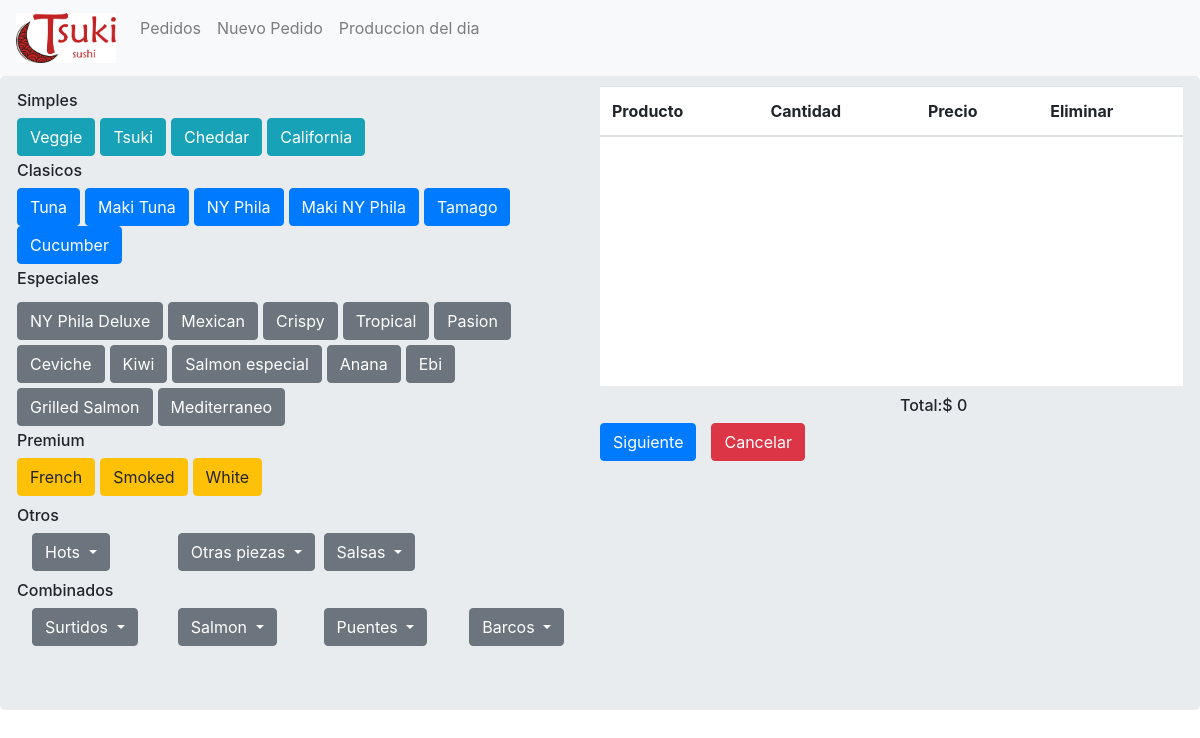
The page /tsuki_app/nuevopedido/ on the database its author committed.
### tsuki_app/models.py (models this page shows, shortened)
class Listaprecios(models.Model):
    id                     = models.SlugField(primary_key = True, max_length =256)
    nombre_producto        = models.CharField(max_length=256,null=True)
    precio_producto        = models.IntegerField(null=True)
    categoria_producto     = models.CharField(max_length=20,null=True)

### tsuki_app/views.py (the view)
# urls.py: path('nuevopedido/',views.empezarpedido,name='empezarpedido'),
def empezarpedido(request):
    productos= Listaprecios.objects.all()
    return render(request,'tsuki_app/nuevo_pedido.html',{'lista':productos,'carro':carrito})

### templates/tsuki_app/nuevo_pedido.html (shortened to what this page needs)
{% extends "tsuki_app/base.html" %}
{% load my_extras %}
{% block body_block %}
    <div class="jumbotron">
      <div class="row">
        <div class="col-6">
              <div class="row">
                  <h6 class='textosrolls'>Simples</h6>
                </div>
                <div class="row">
                  {% for prod in lista %}
                  {% if prod.categoria_producto == "Simples"%}
                          <a class="btn btn-info" href="{% url 'tsuki_app:incorporando' producto=prod.id %}" style="margin-right:5px;">{{prod.nombre_producto}}</a>
                  {% endif %}
                  {% endfor %}
                </div>
              <div class="row">
                  <h6 class='textosrolls'>Clasicos</h6>
                </div>
                <div class="row">
                {% for prod in lista %}
                {% if prod.categoria_producto == "Clasicos"%}
                        <a class="btn btn-primary" href="{% url 'tsuki_app:incorporando' producto=prod.id %}" style="margin-right:5px;">{{prod.nombre_producto}}</a>
                {% endif %}
                {% endfor %}
                </div>
              <div class="row">
                  <h6 class='textosrolls'>Especiales</h6>
                </div>
                <div class="row">
                  {% for prod in lista %}
                  {% if prod.categoria_producto == "Especiales"%}
                          <a class="btn btn-secondary" href="{% url 'tsuki_app:incorporando' producto=prod.id %}" style="margin-right:5px;margin-top:5px;">{{prod.nombre_producto}}</a>
                  {% endif %}
                  {% endfor %}
                </div>
              <div class="row">
                    <h6 class='textosrolls'>Premium</h6>
                    </div>
                      <div class="row">
                        {% for prod in lista %}
                        {% if prod.categoria_producto == "Premium"%}
                                <a class="btn btn-warning" href="{% url 'tsuki_app:incorporando' producto=prod.id %}" style="margin-right:5px;">{{prod.nombre_producto}}</a>
                        {% endif %}
                        {% endfor %}
                      </div>
              <div class="row">
                          <h6 id='combinados'>Otros</h6>
                          </div>
                          <div class="row">
                          <div class="col-3">
                                      <button class="btn btn-secondary dropdown-toggle" type="button" id="dropdownMenu2" data-toggle="dropdown" aria-haspopup="true" aria-expanded="false">
                                        Hots
                                      </button><br>
                                    </div>
                          <div class="col-3">
                                                  <button class="btn btn-secondary dropdown-toggle" type="button" id="dropdownMenu2" data-toggle="dropdown" aria-haspopup="true" aria-expanded="false">
                                                    Otras piezas
                                                  </button><br>
                                    </div>
                          <div class="col-3">
                                                            <button class="btn btn-secondary dropdown-toggle" type="button" id="dropdownMenu2" data-toggle="dropdown" aria-haspopup="true" aria-expanded="false">
                                                            Salsas
                                                            </button><br>
                                              </div>
                         </div>
              <div class="row">
                <h6 id='combinados'>Combinados</h6>
                </div>
                <div class="row">
                <div class="col-3">
                  <button class="btn btn-secondary dropdown-toggle" type="button" id="dropdownMenu2" data-toggle="dropdown" aria-haspopup="true" aria-expanded="false">
                    Surtidos
                  </button><br>
                </div>
                <div class="col-3">
                              <button class="btn btn-secondary dropdown-toggle" type="button" id="dropdownMenu2" data-toggle="dropdown" aria-haspopup="true" aria-expanded="false">
                                Salmon
                              </button><br>
                </div>
                <div class="col-3">
                  <button class="btn btn-secondary dropdown-toggle" type="button" id="dropdownMenu2" data-toggle="dropdown" aria-haspopup="true" aria-expanded="false">
                    Puentes
                  </button><br>
                </div>
                <div class="col-3">
                  <button class="btn btn-secondary dropdown-toggle" type="button" id="dropdownMenu2" data-toggle="dropdown" aria-haspopup="true" aria-expanded="false">
                    Barcos
                  </button><br>
                </div>
               </div>
        </div>
        <div class="col-6">
          <div id="carro" class="row">
           <table id="tabla-carro" class="table">
          <thead>
            <tr>
              <th scope="col">Producto</th>
              <th scope="col">Cantidad</th>
              <th scope="col">Precio</th>
              <th scope="col">Eliminar</th>
            </tr>
          </thead>
          <tbody>
          </tbody>
        </table>
               </div>
                <div class="row">
            <h6 id="totalcarrito">Total:</h6>
            <h6 id="total"></h6>
          </div>
                <div class="row">
              <a id= "Siguiente"  class = 'btn btn-primary' href= "{% url 'tsuki_app:confirmarpedido' %}"> Siguiente </a>
              <a class = 'btn btn-danger' href="{% url 'tsuki_app:pedidos' %}"> Cancelar </a>
          </div>
                 </div>
      </div>
{% endblock %}

### templates/tsuki_app/base.html (shortened to what this page needs)
<!DOCTYPE html>
{% load static %}
{% load staticfiles %}
<html lang="en" dir="ltr">
  <head>
  <link href="https://stackpath.bootstrapcdn.com/bootstrap/4.3.1/css/bootstrap.min.css" rel="stylesheet">
  <link rel="stylesheet" type = "text/css" href="{% static "/css/FuentesyEstilos.css" %}">
  </head>
  <body>
    <nav class="navbar navbar-expand-lg navbar-light bg-light">
        <div class="navbar-nav">
          <a class="navbar-brand" > <img src="{% static "images/tsuki.png" %}" width="100" height="50" alt="Uh Oh, didn't show!"> </a>
          <a class="nav-item nav-link" href="{% url 'tsuki_app:pedidos' %}">Pedidos</a>
          <a class="nav-item nav-link" href="{% url 'tsuki_app:empezarpedido' %}">Nuevo Pedido</a>
          <a class="nav-item nav-link" href="{% url 'tsuki_app:producciondiaria' %}"> Produccion del dia</a>
        </div>
    </nav>
    <link rel="stylesheet" href="https://cdn.jsdelivr.net/npm/flatpickr/dist/flatpickr.min.css">
    {% block body_block %}
    {% endblock %}
  </body>
</html>

### tsuki_app/static/css/FuentesyEstilos.css (style rules this page uses)
.textosrolls { padding-top:5px; }
.jumbotron { padding-top: 10px; }
#carro { background-color: white; max-height: 300px; height: 300px; overflow-y: auto; }
#total { padding-top: 10px; }
#totalcarrito { padding-left:300px ; padding-top: 10px; }
#Siguiente { margin-right: 15px; }
#combinados { padding-top: 10px; }

### rows shown on the page
Listaprecios: nombre_producto "Veggie"
Listaprecios: nombre_producto "Tsuki"
Listaprecios: nombre_producto "Cheddar"
Listaprecios: nombre_producto "California"
Listaprecios: nombre_producto "Tuna"
Listaprecios: nombre_producto "Maki Tuna"
Listaprecios: nombre_producto "NY Phila"
Listaprecios: nombre_producto "Maki NY Phila"
Listaprecios: nombre_producto "Tamago"
Listaprecios: nombre_producto "Cucumber"
Listaprecios: nombre_producto "NY Phila Deluxe"
Listaprecios: nombre_producto "Mexican"
Listaprecios: nombre_producto "Crispy"
Listaprecios: nombre_producto "Tropical"
Listaprecios: nombre_producto "Pasion"
Listaprecios: nombre_producto "Ceviche"
Listaprecios: nombre_producto "Kiwi"
Listaprecios: nombre_producto "Salmon especial"
Listaprecios: nombre_producto "Anana"
Listaprecios: nombre_producto "Ebi"
Listaprecios: nombre_producto "Grilled Salmon"
Listaprecios: nombre_producto "Mediterraneo"
Listaprecios: nombre_producto "French"
Listaprecios: nombre_producto "Smoked"
Listaprecios: nombre_producto "White"
